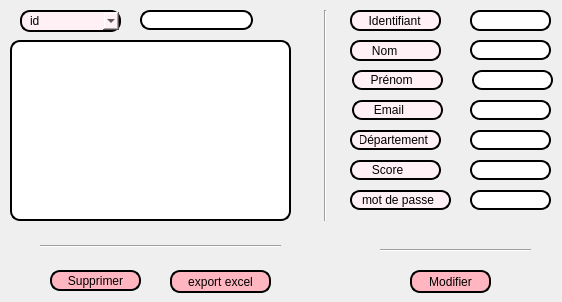
     <widget class="QWidget" name="Afficher_E">
      <attribute name="title">
       <string>Afficher</string>
      </attribute>
      <widget class="QTableView" name="tableView">
       <property name="geometry">
        <rect>
         <x>10</x>
         <y>40</y>
         <width>281</width>
         <height>181</height>
        </rect>
       </property>
       <property name="styleSheet">
        <string notr="true">border: 2px solid black;
border-radius: 10px;
padding: 0 8px;
background: white;
selection-background-color: gray;
font: bold, &quot;Comic Sans MS&quot;;</string>
       </property>
       <property name="sortingEnabled">
        <bool>true</bool>
       </property>
      </widget>
      <widget class="QPushButton" name="supprimer_employe">
       <property name="geometry">
        <rect>
         <x>50</x>
         <y>270</y>
         <width>91</width>
         <height>21</height>
        </rect>
       </property>
       <property name="styleSheet">
        <string notr="true">border: 2px solid black;
border-radius: 10px;
padding: 0 8px;
background:#FFB6C1	;
font: bold, &quot;Comic Sans MS&quot;;
</string>
       </property>
       <property name="text">
        <string>Supprimer</string>
       </property>
      </widget>
      <widget class="QLineEdit" name="lineEdit_23">
       <property name="geometry">
        <rect>
         <x>140</x>
         <y>10</y>
         <width>113</width>
         <height>20</height>
        </rect>
       </property>
       <property name="styleSheet">
        <string notr="true">border: 2px solid black;
border-radius: 10px;
padding: 0 8px;
background: white;
selection-background-color: gray;
font: bold, &quot;Comic Sans MS&quot;;</string>
       </property>
       <property name="text">
        <string/>
       </property>
      </widget>
      <widget class="QLineEdit" name="lineEdit_13">
       <property name="geometry">
        <rect>
         <x>350</x>
         <y>10</y>
         <width>91</width>
         <height>21</height>
        </rect>
       </property>
       <property name="styleSheet">
        <string notr="true">border: 2px solid black;
border-radius: 10px;
padding: 0 8px;
background: #FFF0F5;
font: bold, &quot;Comic Sans MS&quot;;;
text-align:center;</string>
       </property>
       <property name="text">
        <string>  Identifiant</string>
       </property>
       <property name="readOnly">
        <bool>true</bool>
       </property>
      </widget>
      <widget class="QLineEdit" name="lineEdit_19">
       <property name="geometry">
        <rect>
         <x>470</x>
         <y>10</y>
         <width>81</width>
         <height>21</height>
        </rect>
       </property>
       <property name="styleSheet">
        <string notr="true">border: 2px solid black;
border-radius: 10px;
padding: 0 8px;
background: white;
selection-background-color: gray;
font: bold, &quot;Comic Sans MS&quot;;</string>
       </property>
       <property name="text">
        <string/>
       </property>
       <property name="maxLength">
        <number>8</number>
       </property>
      </widget>
      <widget class="QLineEdit" name="lineEdit_14">
       <property name="geometry">
        <rect>
         <x>350</x>
         <y>40</y>
         <width>91</width>
         <height>21</height>
        </rect>
       </property>
       <property name="styleSheet">
        <string notr="true">border: 2px solid black;
font: 75 8pt &quot;MS Shell Dlg 2&quot;;
border-radius: 10px;
padding: 0 8px;
background: #FFF0F5;
font: bold, &quot;Comic Sans MS&quot;;
text-align:center;</string>
       </property>
       <property name="text">
        <string>   Nom</string>
       </property>
       <property name="readOnly">
        <bool>true</bool>
       </property>
      </widget>
      <widget class="QLineEdit" name="lineEdit_20">
       <property name="geometry">
        <rect>
         <x>470</x>
         <y>40</y>
         <width>81</width>
         <height>20</height>
        </rect>
       </property>
       <property name="styleSheet">
        <string notr="true">border: 2px solid black;
border-radius: 10px;
padding: 0 8px;
background: white;
selection-background-color: gray;
font: bold, &quot;Comic Sans MS&quot;;</string>
       </property>
      </widget>
      <widget class="QLineEdit" name="lineEdit_15">
       <property name="geometry">
        <rect>
         <x>352</x>
         <y>70</y>
         <width>91</width>
         <height>20</height>
        </rect>
       </property>
       <property name="styleSheet">
        <string notr="true">border: 2px solid black;
font: 75 8pt &quot;MS Shell Dlg 2&quot;;
border-radius: 10px;
padding: 0 8px;
background: #FFF0F5;
font: bold, &quot;Comic Sans MS&quot;;;
text-align:center;</string>
       </property>
       <property name="text">
        <string>  Prénom</string>
       </property>
       <property name="readOnly">
        <bool>true</bool>
       </property>
      </widget>
      <widget class="QLineEdit" name="lineEdit_21">
       <property name="geometry">
        <rect>
         <x>472</x>
         <y>70</y>
         <width>81</width>
         <height>20</height>
        </rect>
       </property>
       <property name="styleSheet">
        <string notr="true">border: 2px solid black;
border-radius: 10px;
padding: 0 8px;
background: white;
selection-background-color: gray;
font: bold, &quot;Comic Sans MS&quot;;</string>
       </property>
      </widget>
      <widget class="QLineEdit" name="lineEdit_16">
       <property name="geometry">
        <rect>
         <x>352</x>
         <y>100</y>
         <width>91</width>
         <height>20</height>
        </rect>
       </property>
       <property name="styleSheet">
        <string notr="true">border: 2px solid black;
font: 75 8pt &quot;MS Shell Dlg 2&quot;;
border-radius: 10px;
padding: 0 8px;
background: #FFF0F5;
font: bold, &quot;Comic Sans MS&quot;;;
text-align:center;</string>
       </property>
       <property name="text">
        <string>   Email</string>
       </property>
       <property name="readOnly">
        <bool>true</bool>
       </property>
      </widget>
      <widget class="QLineEdit" name="lineEdit_22">
       <property name="geometry">
        <rect>
         <x>470</x>
         <y>100</y>
         <width>81</width>
         <height>20</height>
        </rect>
       </property>
       <property name="styleSheet">
        <string notr="true">border: 2px solid black;
border-radius: 10px;
padding: 0 8px;
background: white;
selection-background-color: gray;
font: bold, &quot;Comic Sans MS&quot;;</string>
       </property>
      </widget>
      <widget class="QLineEdit" name="lineEdit_17">
       <property name="geometry">
        <rect>
         <x>350</x>
         <y>160</y>
         <width>91</width>
         <height>20</height>
        </rect>
       </property>
       <property name="styleSheet">
        <string notr="true">border: 2px solid black;
font: 75 8pt &quot;MS Shell Dlg 2&quot;;
border-radius: 10px;
padding: 0 8px;
background: #FFF0F5;
font: bold, &quot;Comic Sans MS&quot;;;
text-align:center;</string>
       </property>
       <property name="text">
        <string>   Score</string>
       </property>
       <property name="readOnly">
        <bool>true</bool>
       </property>
      </widget>
      <widget class="QLineEdit" name="lineEdit_18">
       <property name="geometry">
        <rect>
         <x>350</x>
         <y>130</y>
         <width>91</width>
         <height>20</height>
        </rect>
       </property>
       <property name="styleSheet">
        <string notr="true">border: 2px solid black;
font: 75 8pt &quot;MS Shell Dlg 2&quot;;
border-radius: 10px;
padding: 0 8px;
background: #FFF0F5;
font: bold, &quot;Comic Sans MS&quot;;;
text-align:center;</string>
       </property>
       <property name="text">
        <string>  Département</string>
       </property>
       <property name="readOnly">
        <bool>true</bool>
       </property>
      </widget>
      <widget class="QPushButton" name="modifier_employe">
       <property name="geometry">
        <rect>
         <x>410</x>
         <y>270</y>
         <width>81</width>
         <height>23</height>
        </rect>
       </property>
       <property name="styleSheet">
        <string notr="true">border: 2px solid black;
border-radius: 10px;
padding: 0 8px;
background:#FFB6C1	;
font: bold, &quot;Comic Sans MS&quot;;
</string>
       </property>
       <property name="text">
        <string>Modifier</string>
       </property>
      </widget>
      <widget class="QLineEdit" name="lineEdit_24">
       <property name="geometry">
        <rect>
         <x>470</x>
         <y>130</y>
         <width>81</width>
         <height>20</height>
        </rect>
       </property>
       <property name="styleSheet">
        <string notr="true">border: 2px solid black;
border-radius: 10px;
padding: 0 8px;
background: white;
selection-background-color: gray;
font: bold, &quot;Comic Sans MS&quot;;</string>
       </property>
      </widget>
      <widget class="QLineEdit" name="lineEdit_25">
       <property name="geometry">
        <rect>
         <x>470</x>
         <y>160</y>
         <width>81</width>
         <height>20</height>
        </rect>
       </property>
       <property name="styleSheet">
        <string notr="true">border: 2px solid black;
border-radius: 10px;
padding: 0 8px;
background: white;
selection-background-color: gray;
font: bold, &quot;Comic Sans MS&quot;;</string>
       </property>
       <property name="maxLength">
        <number>2</number>
       </property>
      </widget>
      <widget class="QComboBox" name="comboBox_2">
       <property name="geometry">
        <rect>
         <x>20</x>
         <y>10</y>
         <width>101</width>
         <height>22</height>
        </rect>
       </property>
       <property name="styleSheet">
        <string notr="true">border: 2px solid black;
font: 75 8pt &quot;MS Shell Dlg 2&quot;;
border-radius: 10px;
padding: 0 8px;
background: #FFF0F5;
font: bold, &quot;Comic Sans MS&quot;;;
text-align:center;</string>
       </property>
       <item>
        <property name="text">
         <string>id</string>
        </property>
       </item>
       <item>
        <property name="text">
         <string>nom</string>
        </property>
       </item>
       <item>
        <property name="text">
         <string>prenom</string>
        </property>
       </item>
       <item>
        <property name="text">
         <string>email</string>
        </property>
       </item>
       <item>
        <property name="text">
         <string>fonction</string>
        </property>
       </item>
       <item>
        <property name="text">
         <string>score</string>
        </property>
       </item>
      </widget>
      <widget class="QLineEdit" name="lineEdit_29">
       <property name="geometry">
        <rect>
         <x>350</x>
         <y>190</y>
         <width>101</width>
         <height>20</height>
        </rect>
       </property>
       <property name="styleSheet">
        <string notr="true">border: 2px solid black;
font: 75 8pt &quot;MS Shell Dlg 2&quot;;
border-radius: 10px;
padding: 0 8px;
background: #FFF0F5;
font: bold, &quot;Comic Sans MS&quot;;;
text-align:center;</string>
       </property>
       <property name="text">
        <string>mot de passe</string>
       </property>
       <property name="readOnly">
        <bool>true</bool>
       </property>
      </widget>
      <widget class="QLineEdit" name="lineEdit_30">
       <property name="geometry">
        <rect>
         <x>470</x>
         <y>190</y>
         <width>81</width>
         <height>20</height>
        </rect>
       </property>
       <property name="styleSheet">
        <string notr="true">border: 2px solid black;
border-radius: 10px;
padding: 0 8px;
background: white;
selection-background-color: gray;
font: bold, &quot;Comic Sans MS&quot;;</string>
       </property>
       <property name="maxLength">
        <number>2</number>
       </property>
      </widget>
      <widget class="Line" name="line">
       <property name="geometry">
        <rect>
         <x>315</x>
         <y>10</y>
         <width>21</width>
         <height>211</height>
        </rect>
       </property>
       <property name="orientation">
        <enum>Qt::Vertical</enum>
       </property>
      </widget>
      <widget class="Line" name="line_2">
       <property name="geometry">
        <rect>
         <x>40</x>
         <y>236</y>
         <width>241</width>
         <height>20</height>
        </rect>
       </property>
       <property name="orientation">
        <enum>Qt::Horizontal</enum>
       </property>
      </widget>
      <widget class="Line" name="line_3">
       <property name="geometry">
        <rect>
         <x>380</x>
         <y>240</y>
         <width>151</width>
         <height>20</height>
        </rect>
       </property>
       <property name="orientation">
        <enum>Qt::Horizontal</enum>
       </property>
      </widget>
      <widget class="QPushButton" name="pushButton">
       <property name="geometry">
        <rect>
         <x>170</x>
         <y>270</y>
         <width>101</width>
         <height>23</height>
        </rect>
       </property>
       <property name="styleSheet">
        <string notr="true">border: 2px solid black;
border-radius: 10px;
padding: 0 8px;
background:#FFB6C1	;
font: bold, &quot;Comic Sans MS&quot;;</string>
       </property>
       <property name="text">
        <string>export excel</string>
       </property>
      </widget>
      <zorder>tableView</zorder>
      <zorder>supprimer_employe</zorder>
      <zorder>lineEdit_13</zorder>
      <zorder>lineEdit_19</zorder>
      <zorder>lineEdit_14</zorder>
      <zorder>lineEdit_20</zorder>
      <zorder>lineEdit_15</zorder>
      <zorder>lineEdit_21</zorder>
      <zorder>lineEdit_16</zorder>
      <zorder>lineEdit_22</zorder>
      <zorder>lineEdit_17</zorder>
      <zorder>lineEdit_18</zorder>
      <zorder>modifier_employe</zorder>
      <zorder>lineEdit_24</zorder>
      <zorder>lineEdit_25</zorder>
      <zorder>comboBox_2</zorder>
      <zorder>lineEdit_29</zorder>
      <zorder>lineEdit_30</zorder>
      <zorder>lineEdit_23</zorder>
      <zorder>line</zorder>
      <zorder>line_2</zorder>
      <zorder>line_3</zorder>
      <zorder>pushButton</zorder>
     </widget>
